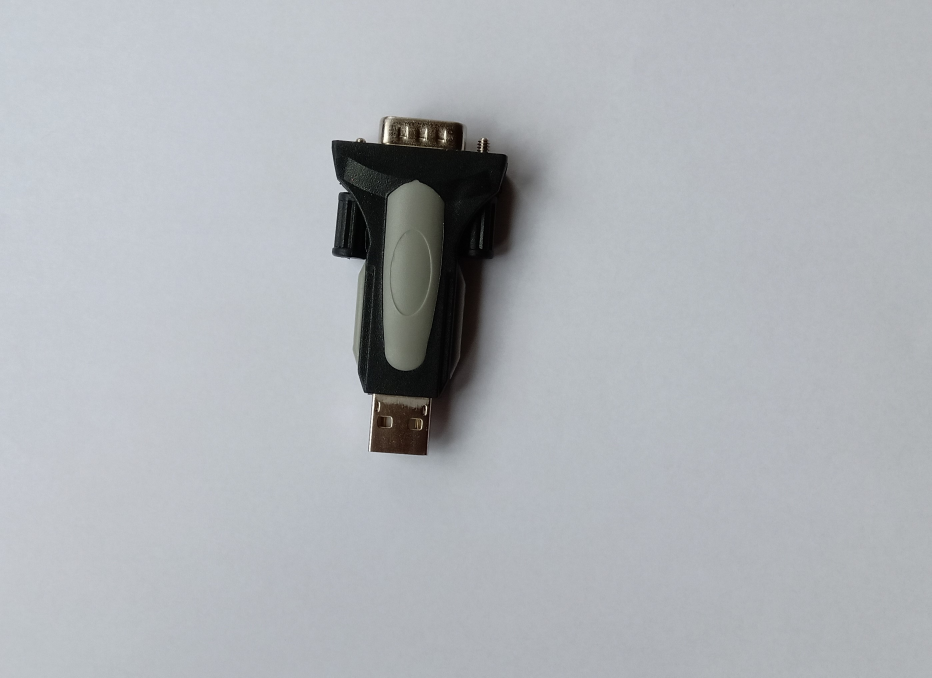
#> input picture compartida de talleres/01 Taller 1 Comparación de histogramas/Entrega/Fig/light.jpg, 2794 x 2033 px (shown at 1/3 size); the run also reads 3 pictures not shown here
$ jupyter execute --allow-errors 'Taller 1.ipynb'
#> lines starting #> are read from the running program, lines starting #| are printed output that depends on the picture
# Taller #1 Comparación de histogramas
Alejandra Arias Torres
Leonardo Fabio Mercado

[cell 1]
import cv2
from matplotlib import pyplot as plt
import ipywidgets as widgets
from ipywidgets import interact, interact_manual
import numpy as np
print('Las librerias se han importado correctamente')

[cell 2]
image_light = cv2.imread('Fig/light.jpg',0)
image_medium = cv2.imread('Fig/medium.jpg',0)
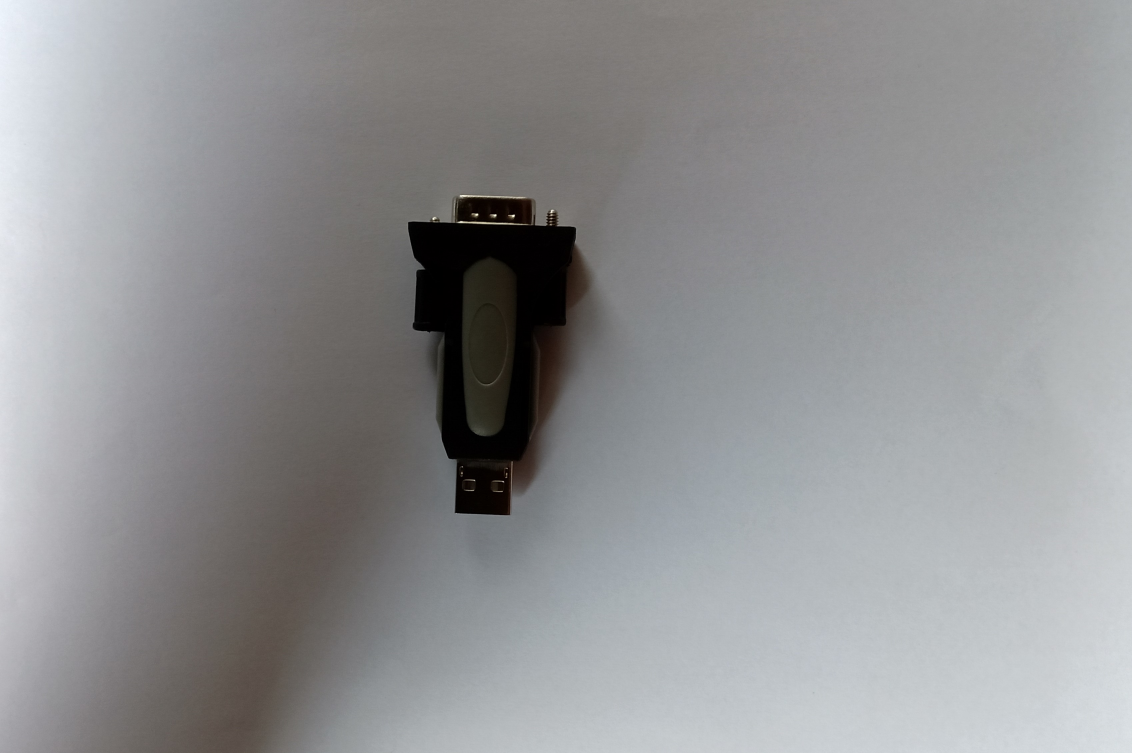
#> input picture compartida de talleres/01 Taller 1 Comparación de histogramas/Entrega/Fig/medium.jpg, 3395 x 2259 px (shown at 1/3 size)
image_low = cv2.imread('Fig/low.jpg',0)
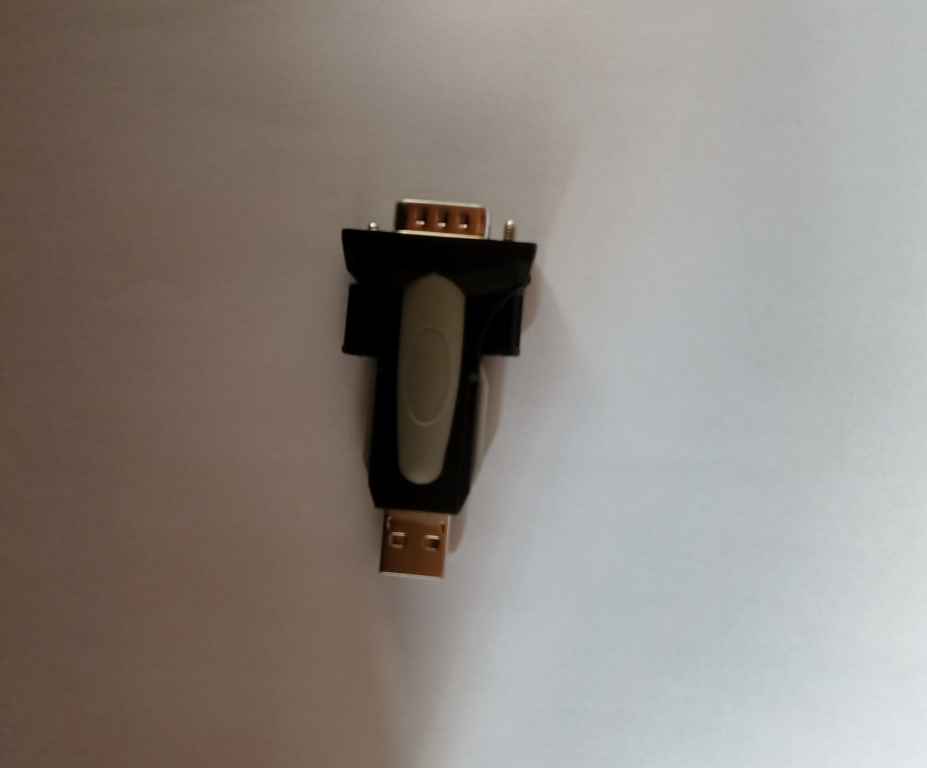
#> input picture compartida de talleres/01 Taller 1 Comparación de histogramas/Entrega/Fig/low.jpg, 2780 x 2303 px (shown at 1/3 size)

[cell 3]
plt.figure(1)
plt.subplot(131), plt.imshow(image_light,cmap='gray'), plt.title('Light')
plt.subplot(132), plt.imshow(image_medium,cmap='gray'), plt.title('Medium')
plt.subplot(133), plt.imshow(image_low,cmap='gray'), plt.title('Low')

plt.subplots_adjust(top=0.95, bottom=0.05, left=0.10, right=0.95, hspace=0.25, wspace=0.5)

plt.show()
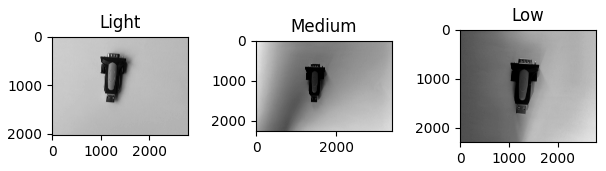
#> figure drawn by matplotlib, 3 panels

[cell 4]
print(f'La imagen con iluminación [alta] tiene un tamaño de [{image_light.shape}]')
#| La imagen con iluminación [alta] tiene un tamaño de [(2033, 2794)]
print(f'La imagen con iluminación [media] tiene un tamaño de [{image_medium.shape}]')
#| La imagen con iluminación [media] tiene un tamaño de [(2259, 3395)]
print(f'La imagen con iluminación [baja] tiene un tamaño de [{image_low.shape}]')
#| La imagen con iluminación [baja] tiene un tamaño de [(2303, 2780)]
#> the sliders are set to 
#> the sliders are set to 

##### Calculo del histograma:

[cell 5]
print('Por favor escoger la cantidad de BIN\'S')

#> (the rest of this cell did not finish here and is left out)

#### Comparando los histogramas sin normalizar:
---
1. Por el método de Correlación:

[cell 6]
print('Por favor escoger la cantidad de BIN\'S')

#> (the rest of this cell did not finish here and is left out)

#### Comparación de los valores obtenidos segun la cantidad de Bin's usados por el método de correlación:

<style type="text/css">
.tg  {border-collapse:collapse;border-spacing:0;border-color:#ccc;margin:0px auto;}
.tg td{font-family:Arial, sans-serif;font-size:14px;padding:10px 5px;border-style:solid;border-width:1px;overflow:hidden;word-break:normal;border-color:#ccc;color:#333;background-color:#fff;}
.tg th{font-family:Arial, sans-serif;font-size:14px;font-weight:normal;padding:10px 5px;border-style:solid;border-width:1px;overflow:hidden;word-break:normal;border-color:#ccc;color:#333;background-color:#f0f0f0;}
.tg .tg-baqh{text-align:center;vertical-align:top}
.tg .tg-ihln{font-weight:bold;font-style:italic;text-align:center;vertical-align:top}
.tg .tg-rz9m{text-align:center;vertical-align:top;position:sticky;position:-webkit-sticky;top:-1px;will-change:transform}
.tg .tg-6t95{font-weight:bold;text-align:center;vertical-align:top;position:sticky;position:-webkit-sticky;top:-1px;will-change:transform}
.tg .tg-nrix{text-align:center;vertical-align:middle}
.tg .tg-amwm{font-weight:bold;text-align:center;vertical-align:top}
</style>
<table class="tg">
  <tr>
    <th class="tg-rz9m"></th>
    <th class="tg-rz9m"></th>
    <th class="tg-6t95" colspan="8">BIN'S<br></th>
  </tr>
  <tr>
    <td class="tg-nrix"></td>
    <td class="tg-baqh"></td>
    <td class="tg-amwm">2</td>
    <td class="tg-amwm">4</td>
    <td class="tg-amwm">8</td>
    <td class="tg-amwm">16</td>
    <td class="tg-amwm">32</td>
    <td class="tg-amwm">64</td>
    <td class="tg-amwm">128</td>
    <td class="tg-amwm">256</td>
  </tr>
  <tr>
    <td class="tg-ihln">Light</td>
    <td class="tg-ihln">Light</td>
    <td class="tg-baqh">1</td>
    <td class="tg-baqh">1</td>
    <td class="tg-baqh">1</td>
    <td class="tg-baqh">1</td>
    <td class="tg-baqh">1</td>
    <td class="tg-baqh">1</td>
    <td class="tg-baqh">1</td>
    <td class="tg-baqh">1</td>
  </tr>
  <tr>
    <td class="tg-ihln">Light</td>
    <td class="tg-ihln">Medium</td>
    <td class="tg-baqh">1<br></td>
    <td class="tg-baqh">0.756</td>
    <td class="tg-baqh">0.440</td>
    <td class="tg-baqh">0.375</td>
    <td class="tg-baqh">0.364</td>
    <td class="tg-baqh">0.349</td>
    <td class="tg-baqh">0.347</td>
    <td class="tg-baqh">0.346</td>
  </tr>
  <tr>
    <td class="tg-ihln">Light</td>
    <td class="tg-ihln">Low</td>
    <td class="tg-baqh">1</td>
    <td class="tg-baqh">0.296</td>
    <td class="tg-baqh">0.638</td>
    <td class="tg-baqh">0.563</td>
    <td class="tg-baqh">0.533</td>
    <td class="tg-baqh">0.532</td>
    <td class="tg-baqh">0.526</td>
    <td class="tg-baqh">0.524</td>
  </tr>
  <tr>
    <td class="tg-ihln">Medium<br></td>
    <td class="tg-ihln">Medium</td>
    <td class="tg-baqh">1</td>
    <td class="tg-baqh">1</td>
    <td class="tg-baqh">1</td>
    <td class="tg-baqh">1</td>
    <td class="tg-baqh">1</td>
    <td class="tg-baqh">1</td>
    <td class="tg-baqh">1</td>
    <td class="tg-baqh">1</td>
  </tr>
  <tr>
    <td class="tg-ihln">Medium</td>
    <td class="tg-ihln">low</td>
    <td class="tg-baqh">1</td>
    <td class="tg-baqh">0.834</td>
    <td class="tg-baqh">0.560</td>
    <td class="tg-baqh">0.428<br></td>
    <td class="tg-baqh">0.404</td>
    <td class="tg-baqh">0.397</td>
    <td class="tg-baqh">0.396</td>
    <td class="tg-baqh">0.393</td>
  </tr>
  <tr>
    <td class="tg-ihln">Low </td>
    <td class="tg-ihln">Low</td>
    <td class="tg-baqh">1</td>
    <td class="tg-baqh">1</td>
    <td class="tg-baqh">1</td>
    <td class="tg-baqh">1</td>
    <td class="tg-baqh">1</td>
    <td class="tg-baqh">1</td>
    <td class="tg-baqh">1</td>
    <td class="tg-baqh"><br>1</td>
  </tr>
</table>

a. Como es de esperarse por el método de la correlación cuando se compara una imagen con ella misma el resultado es 1.

b. Vemos que a medida que aumenta el número de Bin's usados para el cálculo del histograma disminuye el error del cálculo de la correlación.
c. Vemos que al usar 2 Bin's el error es tan grande que por el método de correlación significa que todas las imagenes son iguales, lo cual es una falsedad.

[cell 7]
x = [2,4,8,16,32,64,128,256]
light_medium = [1,0.756,0.440,0.375,0.364,0.349,0.47,0.346]
light_low = [1,0.296,0.638,0.563,0.533,0.532,0.526,0.524]
medium_low = [1,0.834,0.560,0.428,0.404,0.397,0.396,0.393]
print('Grafica del valor de correlación en función del número de Ben\'s')
plt.figure(1)
plt.subplot(131), plt.plot(x,light_medium),plt.title('Light vs Medium')
plt.subplot(132), plt.plot(x,light_low),plt.title('Light vs Low')
plt.subplot(133), plt.plot(x,medium_low),plt.title('Medium vs Low')
plt.subplots_adjust(top=0.95, bottom=0.05, left=0.10, right=0.95, hspace=0.25, wspace=0.5)

plt.show()
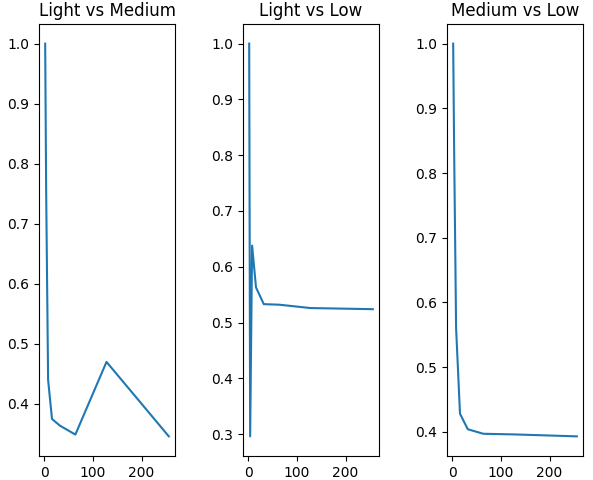
#> figure drawn by matplotlib, 3 panels
#> the sliders are set to 
#> the sliders are set to 

d. Como se observa en las gráficas anteriores a medida que el número de Ben's usados aumenta también aumenta la certeza que se tiene sobre la correlación entre las imagenes usadas.

---
2. Por el método de Chi-Cuadrado:

[cell 8]
print('Por favor escoger la cantidad de BIN\'S')

#> (the rest of this cell did not finish here and is left out)

#### Comparación de los valores obtenidos segun la cantidad de Bin's usados por el método de Chi-Cuadrado:

<style type="text/css">
.tg  {border-collapse:collapse;border-spacing:0;border-color:#ccc;margin:0px auto;}
.tg td{font-family:Arial, sans-serif;font-size:14px;padding:10px 5px;border-style:solid;border-width:1px;overflow:hidden;word-break:normal;border-color:#ccc;color:#333;background-color:#fff;}
.tg th{font-family:Arial, sans-serif;font-size:14px;font-weight:normal;padding:10px 5px;border-style:solid;border-width:1px;overflow:hidden;word-break:normal;border-color:#ccc;color:#333;background-color:#f0f0f0;}
.tg .tg-9wq8{border-color:inherit;text-align:center;vertical-align:middle}
.tg .tg-ih3h{border-color:inherit;text-align:center;vertical-align:top;position:sticky;position:-webkit-sticky;top:-1px;will-change:transform}
.tg .tg-zyik{font-weight:bold;border-color:inherit;text-align:center;vertical-align:top;position:sticky;position:-webkit-sticky;top:-1px;will-change:transform}
.tg .tg-c3ow{border-color:inherit;text-align:center;vertical-align:top}
.tg .tg-7btt{font-weight:bold;border-color:inherit;text-align:center;vertical-align:top}
.tg .tg-rvyq{font-weight:bold;font-style:italic;border-color:inherit;text-align:center;vertical-align:top}
</style>
<table class="tg">
  <tr>
    <th class="tg-ih3h"></th>
    <th class="tg-ih3h"></th>
    <th class="tg-zyik" colspan="5">BIN'S<br></th>
  </tr>
  <tr>
    <td class="tg-9wq8"></td>
    <td class="tg-c3ow"></td>
    <td class="tg-7btt">2</td>
    <td class="tg-7btt">8</td>
    <td class="tg-7btt">64</td>
    <td class="tg-7btt">128</td>
    <td class="tg-7btt">256</td>
  </tr>
  <tr>
    <td class="tg-rvyq">Light</td>
    <td class="tg-rvyq">Light</td>
    <td class="tg-c3ow">0</td>
    <td class="tg-c3ow">0</td>
    <td class="tg-c3ow">0</td>
    <td class="tg-c3ow">0</td>
    <td class="tg-c3ow">0</td>
  </tr>
  <tr>
    <td class="tg-rvyq">Light</td>
    <td class="tg-rvyq">Medium</td>
    <td class="tg-c3ow">8694940</td>
    <td class="tg-c3ow">96458012</td>
    <td class="tg-c3ow">172601953</td>
    <td class="tg-c3ow">178983814</td>
    <td class="tg-c3ow">181025781</td>
  </tr>
  <tr>
    <td class="tg-rvyq">Light</td>
    <td class="tg-rvyq">Low</td>
    <td class="tg-c3ow">18181732</td>
    <td class="tg-c3ow">55498427</td>
    <td class="tg-c3ow">119811363</td>
    <td class="tg-c3ow">125798350</td>
    <td class="tg-c3ow">127964020</td>
  </tr>
  <tr>
    <td class="tg-rvyq">Medium<br></td>
    <td class="tg-rvyq">Medium</td>
    <td class="tg-c3ow">0</td>
    <td class="tg-c3ow">0</td>
    <td class="tg-c3ow">0</td>
    <td class="tg-c3ow">0</td>
    <td class="tg-c3ow">0</td>
  </tr>
  <tr>
    <td class="tg-rvyq">Medium</td>
    <td class="tg-rvyq">low</td>
    <td class="tg-c3ow">1041602</td>
    <td class="tg-c3ow">4867468</td>
    <td class="tg-c3ow">11785402</td>
    <td class="tg-c3ow">12327489</td>
    <td class="tg-c3ow">12515296</td>
  </tr>
  <tr>
    <td class="tg-rvyq">Low </td>
    <td class="tg-rvyq">Low</td>
    <td class="tg-c3ow">0</td>
    <td class="tg-c3ow">0</td>
    <td class="tg-c3ow">0</td>
    <td class="tg-c3ow">0</td>
    <td class="tg-c3ow">0</td>
  </tr>
</table>

a. Vemos que cuando se compara la imagen con ella misma por el método de chi-cuadrado el re-sultado es 0, es decir, existe una correlación perfecta entre ella misma, lo cual es obvio.

b. Vemos que al no estar normalizados los Histogramas los resultados de comprar las imagenes es absurdamente gigante, por ello, se recomienda normalizar los histogramas antes de aplicar el método.

---

3. Por el método Intersección:

[cell 9]
print('Por favor escoger la cantidad de BIN\'S')

#> (the rest of this cell did not finish here and is left out)

<style type="text/css">
.tg  {border-collapse:collapse;border-spacing:0;border-color:#ccc;margin:0px auto;}
.tg td{font-family:Arial, sans-serif;font-size:14px;padding:10px 5px;border-style:solid;border-width:1px;overflow:hidden;word-break:normal;border-color:#ccc;color:#333;background-color:#fff;}
.tg th{font-family:Arial, sans-serif;font-size:14px;font-weight:normal;padding:10px 5px;border-style:solid;border-width:1px;overflow:hidden;word-break:normal;border-color:#ccc;color:#333;background-color:#f0f0f0;}
.tg .tg-9wq8{border-color:inherit;text-align:center;vertical-align:middle}
.tg .tg-ih3h{border-color:inherit;text-align:center;vertical-align:top;position:sticky;position:-webkit-sticky;top:-1px;will-change:transform}
.tg .tg-zyik{font-weight:bold;border-color:inherit;text-align:center;vertical-align:top;position:sticky;position:-webkit-sticky;top:-1px;will-change:transform}
.tg .tg-c3ow{border-color:inherit;text-align:center;vertical-align:top}
.tg .tg-7btt{font-weight:bold;border-color:inherit;text-align:center;vertical-align:top}
.tg .tg-rvyq{font-weight:bold;font-style:italic;border-color:inherit;text-align:center;vertical-align:top}
</style>
<table class="tg">
  <tr>
    <th class="tg-ih3h"></th>
    <th class="tg-ih3h"></th>
    <th class="tg-zyik" colspan="5">BIN'S<br></th>
  </tr>
  <tr>
    <td class="tg-9wq8"></td>
    <td class="tg-c3ow"></td>
    <td class="tg-7btt">2</td>
    <td class="tg-7btt">8</td>
    <td class="tg-7btt">64</td>
    <td class="tg-7btt">128</td>
    <td class="tg-7btt">256</td>
  </tr>
  <tr>
    <td class="tg-rvyq">Light</td>
    <td class="tg-rvyq">Light</td>
    <td class="tg-c3ow">5680202</td>
    <td class="tg-c3ow">5680202</td>
    <td class="tg-c3ow">5680202</td>
    <td class="tg-c3ow">5680202</td>
    <td class="tg-c3ow">5680202</td>
  </tr>
  <tr>
    <td class="tg-rvyq">Light</td>
    <td class="tg-rvyq">Medium</td>
    <td class="tg-c3ow">5680202</td>
    <td class="tg-c3ow">3498054</td>
    <td class="tg-c3ow">2253424</td>
    <td class="tg-c3ow">2191277</td>
    <td class="tg-c3ow">2188785</td>
  </tr>
  <tr>
    <td class="tg-rvyq">Light</td>
    <td class="tg-rvyq">Low</td>
    <td class="tg-c3ow">3763061</td>
    <td class="tg-c3ow">3339401</td>
    <td class="tg-c3ow">2367749</td>
    <td class="tg-c3ow">2285415</td>
    <td class="tg-c3ow">2280872</td>
  </tr>
  <tr>
    <td class="tg-rvyq">Medium<br></td>
    <td class="tg-rvyq">Medium</td>
    <td class="tg-c3ow">7669305</td>
    <td class="tg-c3ow">7669305</td>
    <td class="tg-c3ow">7669305</td>
    <td class="tg-c3ow">7669305</td>
    <td class="tg-c3ow">7669305</td>
  </tr>
  <tr>
    <td class="tg-rvyq">Medium</td>
    <td class="tg-rvyq">low</td>
    <td class="tg-c3ow">5623850</td>
    <td class="tg-c3ow">5085772</td>
    <td class="tg-c3ow">4042364</td>
    <td class="tg-c3ow">4033376</td>
    <td class="tg-c3ow">4000169</td>
  </tr>
  <tr>
    <td class="tg-rvyq">Low </td>
    <td class="tg-rvyq">Low</td>
    <td class="tg-c3ow">6402340</td>
    <td class="tg-c3ow">6402340</td>
    <td class="tg-c3ow">6402340</td>
    <td class="tg-c3ow">6402340</td>
    <td class="tg-c3ow">6402340</td>
  </tr>
</table>

#### Comparación de los valores obtenidos segun la cantidad de Bin's usados por el método de intersección:

a. Vemos que la comparación entre la misma imágen retorna un valor grande por este método, el cual se mantiene constante sin importar el número de bin's usados.

b. Vemos que el método retorna valores absurdamente grandes, esto es debido a que los histogramas no estan normalizados. Por ello una comparación a priori es un díficil.

c. De igual manera se aprecia que a medida que aumenta la cantidad de bin's usados también disminuye la diferencia entre cada valor.

d. De igual manera vemos que el error del método comienza alto y disminuye a medida que se utilizan más bin's para su cálculo.

[cell 10]
x = [2,8,64,128,256]
light_medium = [5680202,3498054,2253424,2191277,2188785]
light_low = [3763061,3339401,2367749,2285415,2280872]
medium_low = [5623850,5085772,4042364,4033376,4000169]
print('Grafica del valor por el método de insercción en función del número de Ben\'s')
plt.figure(1)
plt.subplot(131), plt.plot(x,light_medium),plt.title('Light vs Medium')
plt.subplot(132), plt.plot(x,light_low),plt.title('Light vs Low')
plt.subplot(133), plt.plot(x,medium_low),plt.title('Medium vs Low')
plt.subplots_adjust(top=0.95, bottom=0.05, left=0.10, right=0.95, hspace=0.25, wspace=0.95)

plt.show()
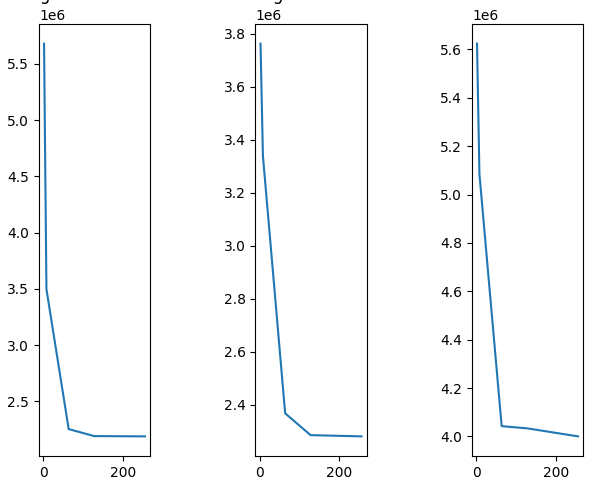
#> figure drawn by matplotlib, 3 panels
#> the sliders are set to 
#> (the rest of the program and of its run is left out)
